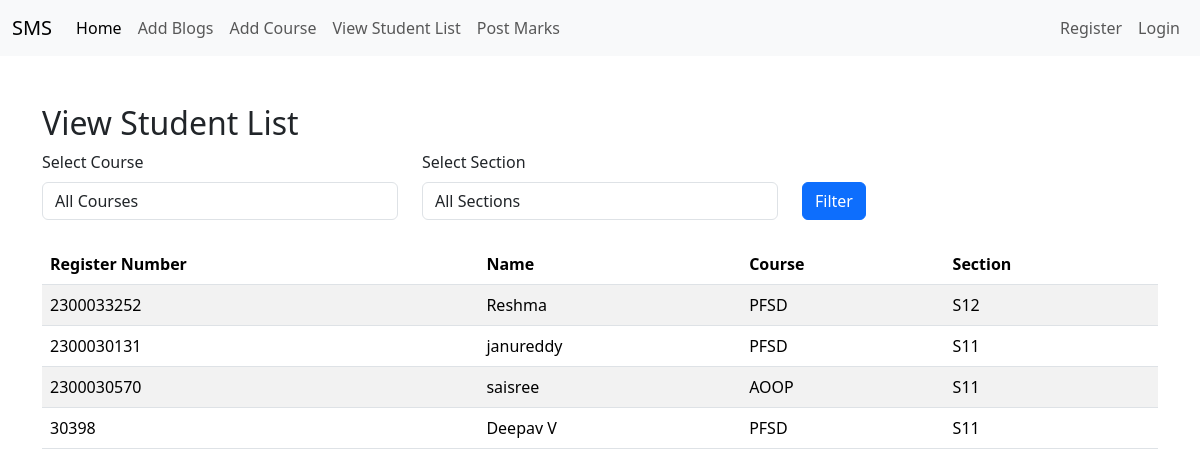
The app's page /facultyapp/view_student_list/ with its own data.
### adminapp/models.py (models this page shows, shortened)
class StudentList(models.Model):
    Register_Number = models.CharField(max_length=20, unique=True)
    Name = models.CharField(max_length=100)
    user = models.OneToOneField(User, on_delete=models.CASCADE, null=True)

### facultyapp/models.py (models this page shows, shortened)
class AddCourse(models.Model):
    COURSE_CHOICES=[
        ('AOOP', 'Advanced Object-Oriented Programming'),
        ('PFSD', 'Python Full Stack Development'),
    ]
    SECTION_CHOICES=[
        ('S11', 'Section S11'),
        ('S12', 'Section S12'),
        ('S13', 'Section S13'),
        ('S14', 'Section S14'),
        ('S15', 'Section S15'),
    ]
    student=models.ForeignKey(StudentList, on_delete=models.CASCADE)
    course = models.CharField(max_length=50, choices=COURSE_CHOICES)
    section = models.CharField(max_length=50, choices=SECTION_CHOICES)

### facultyapp/views.py (the view)
# urls.py: path('view_student_list/', views.view_student_list, name='view_student_list'),
def view_student_list(request):
    course = request.GET.get('course')
    section = request.GET.get('section')
    student_courses = AddCourse.objects.all()
    if course:
        student_courses = student_courses.filter(course=course)
    if section:
        student_courses = student_courses.filter(section=section)
    students = StudentList.objects.filter(id__in=student_courses.values('student_id'))
    course_choices = AddCourse.COURSE_CHOICES
    section_choices = AddCourse.SECTION_CHOICES
    context = {
        'students': students,
        'course_choices': course_choices,
        'section_choices': section_choices,
        'selected_course': course,
        'selected_section': section,
    }
    return render(request, 'facultyapp/view_student_list.html', context)

### templates/facultyapp/view_student_list.html (shortened to what this page needs)
{% extends 'Navbar/FacultyNavbar.html' %}
{% load static %}
{% block body %}
    <div class="container mt-5">
        <h2>View Student List</h2>
        <form method="get" class="mb-4">
            <div class="row">
                <div class="col-md-4">
                    <label for="course" class="form-label">Select Course</label>
                    <select name="course" id="course" class="form-control">
                        <option value="">All Courses</option>
                    </select>
                </div>
                <div class="col-md-4">
                    <label for="section" class="form-label">Select Section</label>
                    <select name="section" id="section" class="form-control">
                        <option value="">All Sections</option>
                    </select>
                </div>
                <div class="col-md-4 mt-4">
                    <button type="submit" class="btn btn-primary mt-2">Filter</button>
                </div>
            </div>
        </form>
        <table class="table table-striped">
            <thead>
                <tr>
                    <th>Register Number</th>
                    <th>Name</th>
                    <th>Course</th>
                    <th>Section</th>
                </tr>
            </thead>
            <tbody>
                {% if students %}
                    {% for student in students %}
                        <tr>
                            <td>{{ student.Register_Number }}</td>
                            <td>{{ student.Name }}</td>
                            <td>{{ student.addcourse_set.first.course }}</td>
                            <td>{{ student.addcourse_set.first.section }}</td>
                        </tr>
                    {% endfor %}
                {% else %}
                    <tr>
                        <td colspan="4" class="text-center">No students found.</td>
                    </tr>
                {% endif %}
            </tbody>
        </table>
    </div>
{% endblock %}

### records on screen
StudentList: Register_Number "2300033252", Name "Reshma", addcourse_set.first.course "PFSD", addcourse_set.first.section "S12"
StudentList: Register_Number "2300030131", Name "janureddy", addcourse_set.first.course "PFSD", addcourse_set.first.section "S11"
StudentList: Register_Number "2300030570", Name "saisree", addcourse_set.first.course "AOOP", addcourse_set.first.section "S11"
StudentList: Register_Number "30398", Name "Deepav V", addcourse_set.first.course "PFSD", addcourse_set.first.section "S11"
